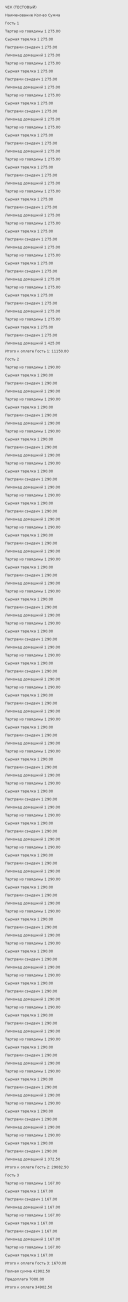
#> input picture tests/fixtures/receipts/long_restaurant_dense.png, 640 x 6510 px (shown at 1/5 size)
$ python -i receipt_preprocessing.py   (imports and definitions only)
#> lines starting #> are read from the running program, lines starting #| are printed output that depends on the picture; after the words box and inside, x2 and y2 are one past the last pixel; in counts of white or black regions, pixels touching at a corner belong together
#> further down, picture is the input picture: shape (6510, 640); min 65, max 232, mean 225.5
"""Локальная геометрия и щадящая обработка чека; пиксели не сохраняются."""

from io import BytesIO

import cv2
import numpy as np
from PIL import Image, ImageOps, UnidentifiedImageError

from bot.services.receipt_models import UnreadableReceipt


# [1 line not run here, left out]
MAX_SIDE = 3600


def rectify_receipt(gray: np.ndarray) -> tuple[np.ndarray, bool]:
    """Разворачивает только крупный выпуклый четырёхугольник светлой бумаги."""
    scale = min(1.0, 1200 / max(gray.shape))
#> scale = 0.184
    small = cv2.resize(gray, None, fx=scale, fy=scale) if scale < 1 else gray
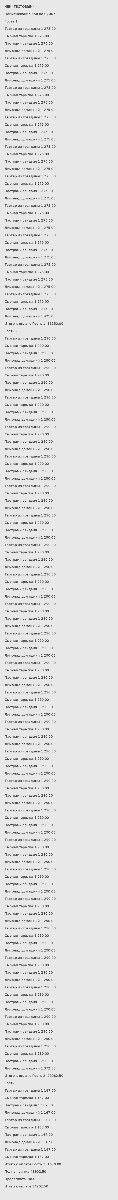
#> small: shape (1200, 118); min 65, max 232, mean 225.4
    blurred = cv2.GaussianBlur(small, (5, 5), 0)
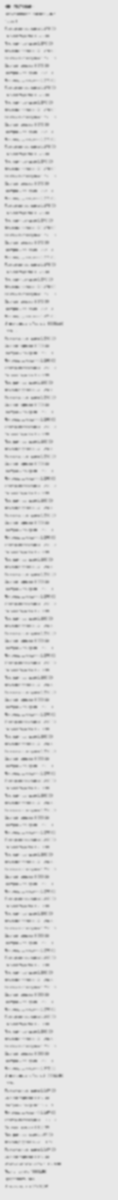
#> blurred: shape (1200, 118); min 99, max 232, mean 225.4
    edges = cv2.morphologyEx(cv2.Canny(blurred, 40, 120), cv2.MORPH_CLOSE,
                             np.ones((5, 5), np.uint8))
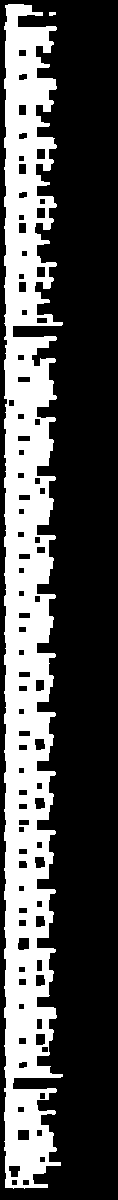
#> edges: shape (1200, 118); 32.1% white; 2 white regions, box (x1, y1, x2, y2) and area: (4, 4, 63, 1189) 45406, (49, 12, 56, 16) 25
    _, light = cv2.threshold(blurred, 0, 255, cv2.THRESH_BINARY + cv2.THRESH_OTSU)
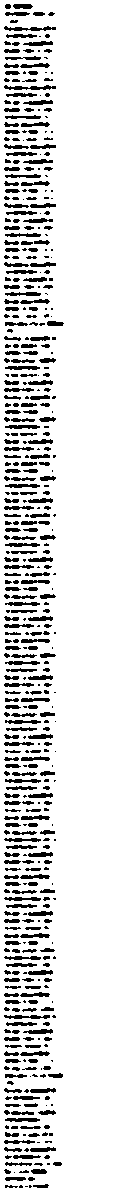
#> light: shape (1200, 118); 86.4% white; 510 black regions (186 under 20 px)
    contours = []
    for mask in (edges, light):
        contours.extend(cv2.findContours(mask, cv2.RETR_EXTERNAL, cv2.CHAIN_APPROX_SIMPLE)[0])
#> this loop made 2 passes
#> after the loop, contours = 3 contours, 1 with area under 20; largest, box (x1, y1, x2, y2) and area: (0, 0, 118, 1200) 140283, (4, 4, 63, 1189) 47374
    area = small.size
#> area = 141600
    for contour in sorted(contours, key=cv2.contourArea, reverse=True):
        if not .08 * area <= cv2.contourArea(contour) <= .97 * area:
            continue
        polygon = cv2.approxPolyDP(contour, .025 * cv2.arcLength(contour, True), True)
        if len(polygon) != 4 or not cv2.isContourConvex(polygon):
            continue
        points = polygon.reshape(4, 2).astype(np.float32)
        sums, differences = points.sum(axis=1), np.diff(points, axis=1).ravel()
        ordered = points[[sums.argmin(), differences.argmin(), sums.argmax(), differences.argmax()]]
        if len(np.unique(ordered, axis=0)) != 4:
            continue
        mask = np.zeros_like(small)
        cv2.fillConvexPoly(mask, polygon, 255)
        inside, outside = small[mask > 0], small[mask == 0]
        if inside.mean() < 120 or not outside.size or inside.mean() - outside.mean() < 15:
            continue
        corners = ordered / scale
        # Запас защищает крайние буквы от обрезки по контуру бумаги.
        center = corners.mean(axis=0)
        corners = center + (corners - center) * 1.015
        corners[:, 0] = np.clip(corners[:, 0], 0, gray.shape[1] - 1)
        corners[:, 1] = np.clip(corners[:, 1], 0, gray.shape[0] - 1)
        tl, tr, br, bl = corners
        width = round(max(np.linalg.norm(tr - tl), np.linalg.norm(br - bl)))
        height = round(max(np.linalg.norm(bl - tl), np.linalg.norm(br - tr)))
        aspect = max(width, height) / max(1, min(width, height))
        if min(width, height) < 80 or aspect > 30:
            continue
        # Узкая длинная бумага может занимать меньше 20% площади фотографии.
        if cv2.contourArea(contour) < .20 * area and aspect < 2.5:
            continue
        destination = np.float32([[0, 0], [width - 1, 0], [width - 1, height - 1], [0, height - 1]])
        transform = cv2.getPerspectiveTransform(corners.astype(np.float32), destination)
        return cv2.warpPerspective(gray, transform, (width, height), borderValue=255), True
#> this loop made 3 passes
#> contour on pass 1: [[0, 0], [0, 1199], [117, 1199], [117, 0]]
#> polygon on pass 2: [[8, 4], [24, 1188]]
    return gray, False


# [74 lines left out: functions deskew, enhance_image, prepare_image, adaptive_image, not called in this run]

>>> import cv2
>>> picture = cv2.imread('../../tests/fixtures/receipts/long_restaurant_dense.png', cv2.IMREAD_GRAYSCALE)
>>> result = rectify_receipt(picture)
